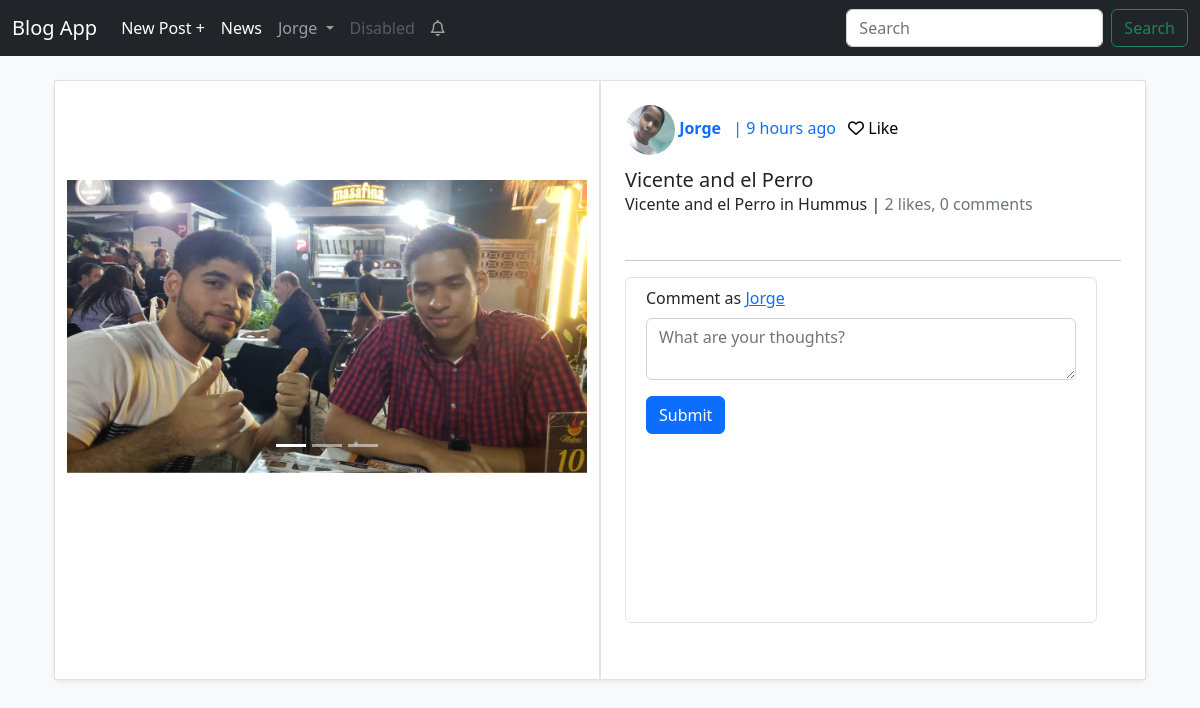
/blogs/post/1 (signed in), run on the app's committed database.
### app/models.py (models this page shows, shortened)
class User(UserMixin, db.Model):
    __tablename__ = 'users'
    id = db.Column(db.Integer, primary_key=True)
    email = db.Column(db.String(64), unique=True, index=True)
    username = db.Column(db.String(64), unique=True, index=True)
    password_hash = db.Column(db.String(128))
    profile_pic = db.Column(db.String, default='images/profile photos/default_profile_pic.jpg')
    posts = db.relationship('Blog', backref='user', cascade='all, delete-orphan')
    comments = db.relationship('Comment', backref='user', cascade='all, delete-orphan')
    followers = db.relationship('Follow', backref='user', foreign_keys='Follow.followed_id', cascade='all, delete-orphan')
    likes = db.relationship('Like', backref='user', cascade='all, delete-orphan')
    notifications = db.relationship('Notification', backref='user', foreign_keys='Notification.user_id', cascade='all, delete-orphan')
    actions = db.relationship('Notification', backref='notificator', foreign_keys='Notification.notificator_id', cascade='all, delete-orphan')
    confirmed = db.Column(db.Boolean, default=False)
    def likes_post(self, post_id):
        like = Like.query.filter_by(blog_id=post_id, user_id=self.id).first()
        if like:
            return True
        else:
            return False
    @property
    def password(self):
        raise AttributeError('password is not readable')
    def __str__(self):
        return self.username

class File(db.Model):
    __tablename__ = 'files'
    path = db.Column(db.String, primary_key=True)
    blog_id = db.Column(db.Integer, db.ForeignKey('blogs.id'))
    @property
    def type(self):
        image_file_types = [
            'jpg', 'jpeg', 'png', 'gif', 'tiff', 'tif', 'bmp', 'webp', 'svg', 'ico',
            'raw', 'heif', 'heic', 'crx'
        ]
        video_file_types = [
            'mp4', 'avi', 'mkv', 'mov', 'wmv', 'flv', 'webm', '3gp', 'ogg', 'mpg', 'mpeg', 'ts'
        ]
        type = self.path.split('.')
        max_index = len(type) - 1
        type = type[max_index]
        if type in image_file_types:
            print('image')
            return 'image'
        elif type in video_file_types:
            return 'video'
        else:
            print('else')
            return type

class Blog(db.Model):
    __tablename__ = 'blogs'
    id = db.Column(db.Integer, primary_key=True)
    title = db.Column(db.String(64), nullable=False)
    body = db.Column(db.Text, nullable=False)
    author = db.Column(db.Integer, db.ForeignKey('users.id'))
    date = db.Column(db.DateTime, default=datetime.utcnow, index=True)
    comments = db.relationship('Comment', backref='blog', cascade='all, delete-orphan')
    likes = db.relationship('Like', backref='blog', cascade='all, delete-orphan')
    files = db.relationship('File', backref='blog', cascade='all, delete-orphan')
    new = db.Column(db.Integer, db.ForeignKey('news.id'), nullable=True)
    responded_title = db.Column(db.String, nullable=True)
    responded_blog = db.Column(db.Integer, db.ForeignKey('blogs.id'), nullable=True)

### app/blogs/views.py (the view)
@blogs.route('/post/<int:post_id>')
@login_required
def post(post_id):
    post = Blog.query.filter_by(id=post_id).first()
    return render_template("blogs/post.html", post=post)

### app/models.py (called while the page is built)
@login_manager.user_loader
def load_user(user_id):
    return User.query.get(int(user_id))

### app/templates/blogs/post.html (shortened to what this page needs)
{% extends 'base.html' %}
{% from "macros.html" import render_carousel, render_profile_pic, render_post_video, render_post_image, render_post_likes, render_comment_likes, responded_new_card, responded_post_card %}
{% macro post_info() %}
    {% set author = post.user %}
    <div class="row" style="overflow-y: auto; height: 139.4px; overflow-wrap: break-word;">
        <div class="mb-2">
            <a href="{{ url_for('auth.profile', username=author) }}" class="text-decoration-none mb-2">
                <img src="{{ url_for('static', filename=author.profile_pic) }}" class="profile_pic" style="height: 50px; width: 50px;">
                <span class="card-title"><b> {{ author }}</b></span>
                <span class="m-lg-2">
                | {{ moment(post.date).fromNow() }}
                </span>
            </a>
        {{ render_post_likes(current_user, post) }}
        </div>
        <div class="mb-2">
            <h3 class="card-title" style="font-size: 20px;">{{ post.title }}</h3>
            <p  style="font-size: 16px;">{{ post.body }} | <span class="text-muted">{{ post.likes|length }} likes, {{ post.comments|length }} comments</span></p>
        </div>
    </div>
    <hr>
    <div class="row" style="padding-right: 1.5rem; padding-left: 1.5rem; overflow: auto; height: 354px;">
        <div class="row border rounded p-2 mb-2">
            <form method="post" action="{{ url_for('blogs.comment', post_id=post.id) }}">
                <div class="mb-3">
                    <label for="body" class="form-label">
                        Comment as
                        <a href="{{ url_for('auth.profile', username=current_user) }}">
                            {{ current_user }}
                        </a>
                    </label>
                    <textarea class="form-control" id="body" name="body" placeholder="What are your thoughts?" required></textarea>
                </div>
                <button type="submit" class="btn btn-primary">Submit</button>
            </form>
        </div>
{% endmacro %}
{% block content %}
<div class="p-4 container">
    {% if post.files or post.responded_blog or post.new %}
        <div class="container rounded shadow-sm bg-white" style="height: 600px;">
            {% set author = post.user %}
            <div class="row">
                <div class="col-md-6 d-flex justify-content-center align-items-center border">
                    <div style="height: 400px;">
                        {% set id = 'postImages' %}
                        {% if post.files|length == 1 %}
                            {% set file = post.files[0] %}
                            {% if file.type == 'image' %}
                                {{ render_post_image(file.path) }}
                            {% elif file.type == 'video' %}
                                {{ render_post_video(file) }}
                            {% endif %}
                        {% elif post.files|length > 1 %}
                            {{ render_carousel(post, id) }}
                        {% endif %}
                    </div>
                </div>
                <div class="col-md-6 border p-4">
                        {{ post_info() }}
                        </div>
                        <br />
                    </div>
                </div>
            </div>
        </div>
    {% endif %}
</div>
{% endblock content %}

### app/templates/base.html (shortened to what this page needs)
<!DOCTYPE html>
<html>
    <head>
        <link href="https://cdn.jsdelivr.net/npm/bootstrap@5.2.3/dist/css/bootstrap.min.css" rel="stylesheet">
        <link rel="stylesheet" href="https://cdnjs.cloudflare.com/ajax/libs/font-awesome/6.0.0/css/all.min.css">
        <link rel="stylesheet" href="{{ url_for('static', filename='css/styles.css') }}">
    </head>
    <body class="bg-light">
        {% block navbar %}
            <nav class="navbar navbar-expand-lg navbar-dark bg-dark sticky-top">
                <div class="container-fluid">
                    <a class="navbar-brand" href="{{ url_for('main.index') }}">Blog App</a>
                    <div class="collapse navbar-collapse" id="navbarSupportedContent">
                        <ul class="navbar-nav me-auto mb-2 mb-lg-0">
                            {% if current_user.is_authenticated %}
                                <li class="nav-item">
                                    <a class="nav-link active" aria-current="page" href="{{ url_for('blogs.new_post') }}">New Post +</a>
                                </li>
                                <li class="nav-item">
                                    <a class="nav-link active" aria-current="page" href="{{ url_for('blogs.news') }}">News</a>
                                </li>
                                <li class="nav-item dropdown">
                                    <a class="nav-link dropdown-toggle" href="#" id="navbarDropdown" role="button" data-bs-toggle="dropdown" aria-expanded="false">
                                    {{ current_user.username }}
                                    </a>
                                </li>
                                <li class="nav-item">
                                    <a class="nav-link disabled">Disabled</a>
                                </li>
                                <li class="nav-item dropdown">
                                    {% if current_user.notifications %}
                                        <a class="nav-link dropdown-toggle" href="#" id="notifications" role="button" data-bs-toggle="dropdown" aria-expanded="false">
                                    {% else %}
                                        <a class="nav-link" href="#" id="notifications" role="button" data-bs-toggle="dropdown" aria-expanded="false">
                                    {% endif %}
                                        <i class="fa-regular fa-bell"></i>
                                    </a>
                                </li>
                            {% endif %}
                        </ul>
                        <form class="d-flex" action="{{ url_for('main.search_post') }}">
                            <input class="form-control me-2" name="q" type="search" placeholder="Search" aria-label="Search">
                            <button class="btn btn-outline-success" type="submit">Search</button>
                        </form>
                    </div>
                </div>
            </nav>
        {% endblock navbar %}
        <div class="flex-container">
            {% block content %}
            {% endblock content %}
    </body>
</html>

### app/templates/macros.html (shortened to what this page needs)
{% macro render_post_likes(current_user, post) %}
    {% set like_id = 'likePost' ~ post.id %}
    {% set unlike_id = 'unlikePost' ~ post.id %}
    {% if current_user.is_authenticated and current_user.likes_post(post.id) %}
        <a class="text-decoration-none" style="color: red;" href="{{ url_for('blogs.unlike_post', post_id=post.id) }}" onclick="update_likes(this, '{{ like_id }}', '{{ id }}')" id="{{ unlike_id }}"><i class="fa-solid fa-heart" id="icon"></i><span id="text"> Liked</span></a>
        <a class="like" style="display: none;" href="{{ url_for('blogs.like_post', post_id=post.id) }}" onclick="update_likes(this, '{{ unlike_id}}', '{{ id }}')" id="{{ like_id }}"><i class="fa-regular fa-heart"></i><span id="text"> Like</span></a>
    {% else %}
        <a class="like" href="{{ url_for('blogs.like_post', post_id=post.id) }}" onclick="update_likes(this, '{{ unlike_id}}', '{{ id }}')" id="{{ like_id }}"><i class="fa-regular fa-heart"></i><span id="text"> Like</span></a>
    {% endif %}
{% endmacro %}
{% macro render_post_image(filename) %}
    <div class="d-flex align-items-center justify-content-center" style="max-height: 400px;" >
        <img class="img-fluid" src="{{ url_for('static', filename=filename) }}" style="max-height: 400px; object-fit: contain;">
    </div>
{% endmacro %}
{% macro render_carousel(post, id) %}
    <div id="{{ id }}" class="carousel slide">
        <div class="carousel-indicators">
            {% for file in post.files %}
                {% if loop.index == 1 %}
                    <button type="button" data-bs-target="{{ id }}" data-bs-slide-to="{{ loop.index0 }}" class="active" aria-current="true" aria-label="Slide {{ loop.index }}"></button>
                {% else %}
                    <button type="button" data-bs-target="{{ id }}" data-bs-slide-to="{{ loop.index0 }}" aria-label="Slide {{ loop.index }}"></button>
                {% endif %}
            {% endfor %}
        </div>
        <div class="carousel-inner">
            {% for file in post.files %}
                {% if loop.index == 1 %}
                    <div class="carousel-item active">
                        {% if file.type == 'image' %}
                            {{ render_post_image(file.path) }}
                        {% elif file.type == 'video' %}
                            {{ render_post_video(file) }}
                        {% endif %}
                    </div>
                {% endif %}
            {% endfor %}
        </div>
        <button class="carousel-control-prev" type="button" data-bs-target="#{{ id }}" data-bs-slide="prev">
            <span class="carousel-control-prev-icon" aria-hidden="true"></span>
        </button>
        <button class="carousel-control-next" type="button" data-bs-target="#{{ id }}" data-bs-slide="next">
            <span class="carousel-control-next-icon" aria-hidden="true"></span>
        </button>
    </div>
{% endmacro %}

### app/static/css/styles.css (style rules this page uses)
.profile_pic { height: 30px; width: 30px; border-radius: 50%; }
.like { color: black; text-decoration: none; }
.flex-container { display: flex; flex-direction: row; justify-content: flex-start; align-items: flex-start; }

### data on the page
User: username "Jorge", profile_pic (picture)
Blog: date "9 hours ago", title "Vicente and el Perro", body "Vicente and el Perro in Hummus"

### other printed values
{{ post.likes|length }} "2"
{{ post.comments|length }} "0"
